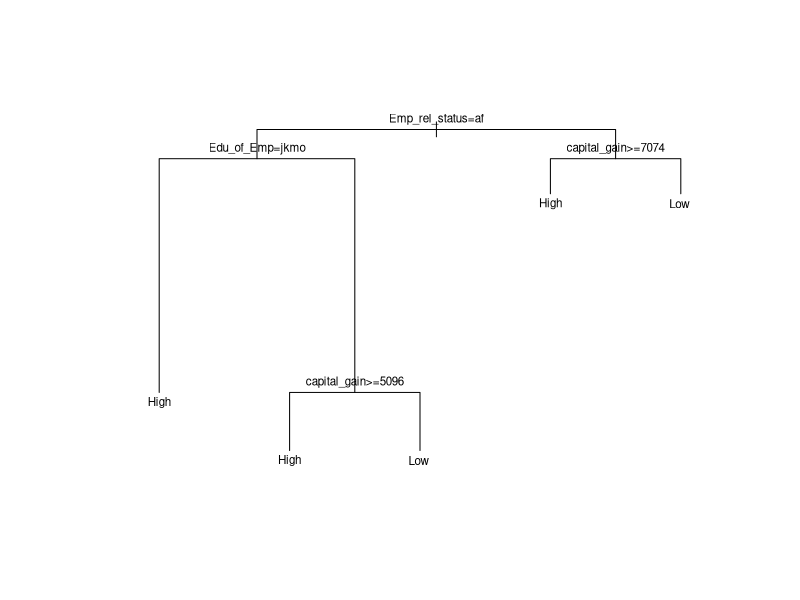

The R script that drew this image: (Note: this script raises an error after producing the figure.)
dataset = read.csv("Emp.csv")

#remove serial number

dataset$srnumber = NULL

#making a high low column
sal = ifelse(dataset$Emp_Sal== ">50K", "High","Low")

#adding sal to dataset
dataset = data.frame(dataset,sal)

#remove emp_sal
dataset$Emp_Sal = NULL


#split with caret package

library(caret)
set.seed(123)

split = createDataPartition(dataset$sal, p = 0.7, list = F)

training_set = dataset[split,]
test_set = dataset[-split,]


#making decision tree

library(rpart)

classifier = rpart(sal ~ . , data = training_set)
plot (classifier, margin = 0.1)
text(classifier, cex = 0.7)


#pred

pred = predict(classifier, newdata = test_set, type = "class")

cm = table(test_set$sal, pred)
cm




# tuning SVM

library(e1071)

tune = tune(svm , sal~ . , data = training_set,
            ranges = list(gamma = seq(0,1,0.1, cost = c(2^(2:5)))))